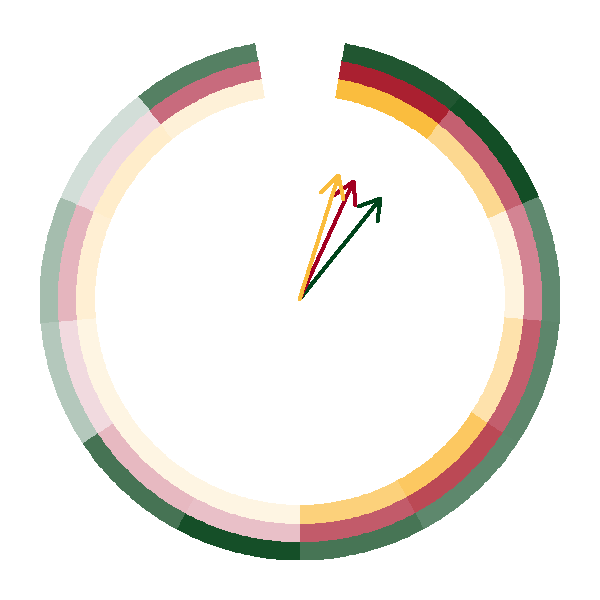

Recreate this plot in R.
library("circlize")
library("ComplexHeatmap")

f1 = "#00441b"
e1 = "#a20021"
e5 = "#fabc3c"

#Figure 2A
phase_heat0 <- read.csv("Figure3_phases_circular.txt", sep="\t")
phase_heat <- t(phase_heat0[,-1])
colnames(phase_heat) <- phase_heat0[,1]
phase_heat <- as.data.frame(t(phase_heat))

phase_heat1 <- t(cbind(phase_heat$f1,phase_heat$f1))
phase_heat2 <- t(cbind(phase_heat$e1,phase_heat$e1))
phase_heat3 <- t(cbind(phase_heat$e5,phase_heat$e5))

col_fun1 = colorRamp2(c(0, 200, 1400), c("#D4DFD9", "#6D947C", "#00441B"))
factors1 = rep(letters[1:2], times = c(12, 0))
phase_heat_list1 = list(a = phase_heat1[, factors1 == "a"])

circos.par(cell.padding = c(0, 0, 0, 0), track.margin = c(0,0), start.degree = 80, gap.after = 20)
circos.initialize(factors1, xlim = cbind(c(0), table(factors1)))

circos.track(ylim = c(0, 2), track.height = 0.07, bg.border = NA, track.margin = c(0,0), panel.fun = function(x, y) {
  sector.index = CELL_META$sector.index
  #circos.axis(h = "top", major.tick = 8)
  m1 = phase_heat_list1[[sector.index]]
  col_phase_heat1 = col_fun1(m1)
  nr = nrow(m1)
  nc = ncol(m1)
  for(i in 1:nr) {
    circos.rect(1:nc - 1, rep(nr - i, nc), 
                1:nc, rep(nr - i + 1, nc), 
                border = col_phase_heat1[i, ], col = col_phase_heat1[i, ])
  }
})

col_fun2 = colorRamp2(c(0, 200, 1400), c("#F1DADF", "#C96D80", "#A20021"))
factors2 = rep(letters[1:2], times = c(12, 0))
phase_heat_list2 = list(a = phase_heat2[, factors2 == "a"])

circos.track(ylim = c(0, 2), track.height = 0.07, bg.border = NA, track.margin = c(0,0), panel.fun = function(x, y) {
  sector.index = CELL_META$sector.index
  #circos.axis(h = "top", major.tick = 8)
  m2 = phase_heat_list2[[sector.index]]
  col_phase_heat2 = col_fun2(m2)
  nr = nrow(m2)
  nc = ncol(m2)
  for(i in 1:nr) {
    circos.rect(1:nc - 1, rep(nr - i, nc), 
                1:nc, rep(nr - i + 1, nc), 
                border = col_phase_heat2[i, ], col = col_phase_heat2[i, ])
  }
})

col_fun3 = colorRamp2(c(0, 200, 1400), c("#FEF5E3", "#FCD88F", "#FABC3C"))
factors3 = rep(letters[1:2], times = c(12, 0))
phase_heat_list3 = list(a = phase_heat3[, factors3 == "a"])

circos.track(ylim = c(0, 2), track.height = 0.07, bg.border = NA, track.margin = c(0,0), panel.fun = function(x, y) {
  sector.index = CELL_META$sector.index
  #circos.axis(h = "top", major.tick = 8)
  m3 = phase_heat_list3[[sector.index]]
  col_phase_heat3 = col_fun3(m3)
  nr = nrow(m3)
  nc = ncol(m3)
  for(i in 1:nr) {
    circos.rect(1:nc - 1, rep(nr - i, nc), 
                1:nc, rep(nr - i + 1, nc), 
                border = col_phase_heat3[i, ], col = col_phase_heat3[i, ])
  }
})

ZT_f1 = 1
ZT_e1 = 0
ZT_e5 = -0.5

ZT.degree = 80 - (ZT_f1)/24 * 340 - 30/60 * 340/12 
arrows(0, 0, cos(ZT.degree/180*pi)*0.5, sin(ZT.degree/180*pi)*0.5, lwd = 4,  col="#00441b")

ZT.degree = 80 - (ZT_e1)/24 * 340 - 30/60 * 340/12 
arrows(0, 0, cos(ZT.degree/180*pi)*0.5, sin(ZT.degree/180*pi)*0.5, lwd = 4,  col="#a20021")

ZT.degree = 80 - (ZT_e5)/24 * 340 - 30/60 * 340/12 
arrows(0, 0, cos(ZT.degree/180*pi)*0.5, sin(ZT.degree/180*pi)*0.5, lwd = 4,  col="#fabc3c")
